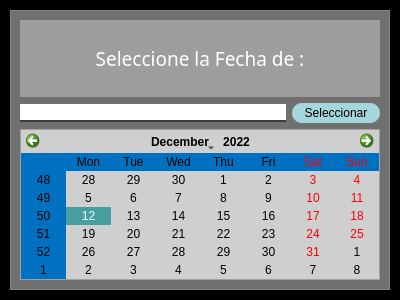
<?xml version="1.0" encoding="UTF-8"?>
<ui version="4.0">
 <class>Calendario</class>
 <widget class="QDialog" name="Calendario">
  <property name="geometry">
   <rect>
    <x>0</x>
    <y>0</y>
    <width>400</width>
    <height>300</height>
   </rect>
  </property>
  <property name="minimumSize">
   <size>
    <width>400</width>
    <height>300</height>
   </size>
  </property>
  <property name="maximumSize">
   <size>
    <width>400</width>
    <height>300</height>
   </size>
  </property>
  <property name="windowTitle">
   <string>Dialog</string>
  </property>
  <property name="styleSheet">
   <string notr="true"/>
  </property>
  <layout class="QVBoxLayout" name="verticalLayout">
   <property name="spacing">
    <number>0</number>
   </property>
   <property name="leftMargin">
    <number>0</number>
   </property>
   <property name="topMargin">
    <number>0</number>
   </property>
   <property name="rightMargin">
    <number>0</number>
   </property>
   <property name="bottomMargin">
    <number>0</number>
   </property>
   <item>
    <widget class="QFrame" name="frame">
     <property name="styleSheet">
      <string notr="true">background-color:rgb(0,0,0)
</string>
     </property>
     <property name="frameShape">
      <enum>QFrame::StyledPanel</enum>
     </property>
     <property name="frameShadow">
      <enum>QFrame::Raised</enum>
     </property>
     <layout class="QVBoxLayout" name="verticalLayout_3">
      <item>
       <widget class="QFrame" name="frame_3">
        <property name="styleSheet">
         <string notr="true">background-color:rgba(187,187,187,0.6);</string>
        </property>
        <property name="frameShape">
         <enum>QFrame::StyledPanel</enum>
        </property>
        <property name="frameShadow">
         <enum>QFrame::Raised</enum>
        </property>
        <layout class="QVBoxLayout" name="verticalLayout_4" stretch="2,0,2">
         <item>
          <widget class="QLabel" name="Titulo">
           <property name="font">
            <font>
             <family>Bodoni MT</family>
             <pointsize>14</pointsize>
            </font>
           </property>
           <property name="styleSheet">
            <string notr="true">color: rgb(255, 255, 255);</string>
           </property>
           <property name="text">
            <string>Seleccione la Fecha de :</string>
           </property>
           <property name="alignment">
            <set>Qt::AlignCenter</set>
           </property>
          </widget>
         </item>
         <item>
          <layout class="QHBoxLayout" name="horizontalLayout" stretch="6,2">
           <item>
            <widget class="QLineEdit" name="TXFecha">
             <property name="enabled">
              <bool>false</bool>
             </property>
             <property name="styleSheet">
              <string notr="true">QLineEdit{
background-color:White;
border:0px;
color:Black;
border-bottom:2px solid rgb(61,61,61);
font: 75 12pt &quot;Times New Roman&quot;;
}
</string>
             </property>
            </widget>
           </item>
           <item>
            <widget class="QPushButton" name="BTSelecionarFC">
             <property name="minimumSize">
              <size>
               <width>0</width>
               <height>20</height>
              </size>
             </property>
             <property name="styleSheet">
              <string notr="true">QPushButton{
background-color:#A4D6DC;
border-radius:10px;
color:Black;
}

QPushButton:hover{
background-color:#DCD8A4;
border-radius:10px;
color:Black;
}</string>
             </property>
             <property name="text">
              <string>Seleccionar</string>
             </property>
            </widget>
           </item>
          </layout>
         </item>
         <item>
          <widget class="QFrame" name="frame_2">
           <property name="styleSheet">
            <string notr="true">background-color: rgb(207, 207, 207);</string>
           </property>
           <property name="frameShape">
            <enum>QFrame::StyledPanel</enum>
           </property>
           <property name="frameShadow">
            <enum>QFrame::Raised</enum>
           </property>
           <layout class="QVBoxLayout" name="verticalLayout_2">
            <property name="spacing">
             <number>0</number>
            </property>
            <property name="leftMargin">
             <number>0</number>
            </property>
            <property name="topMargin">
             <number>0</number>
            </property>
            <property name="rightMargin">
             <number>0</number>
            </property>
            <property name="bottomMargin">
             <number>0</number>
            </property>
            <item>
             <widget class="QCalendarWidget" name="CWCalendario">
              <property name="autoFillBackground">
               <bool>false</bool>
              </property>
              <property name="styleSheet">
               <string notr="true">selection-color: rgb(255,255,255);
selection-background-color:#479FA4;
color: rgb(0, 0, 0);

alternate-background-color:#0070C0;
font: 10pt &quot;Goudy Old Style&quot;;</string>
              </property>
              <property name="selectedDate">
               <date>
                <year>2022</year>
                <month>12</month>
                <day>12</day>
               </date>
              </property>
              <property name="gridVisible">
               <bool>false</bool>
              </property>
              <property name="horizontalHeaderFormat">
               <enum>QCalendarWidget::ShortDayNames</enum>
              </property>
              <property name="navigationBarVisible">
               <bool>true</bool>
              </property>
              <property name="dateEditEnabled">
               <bool>true</bool>
              </property>
             </widget>
            </item>
           </layout>
          </widget>
         </item>
        </layout>
       </widget>
      </item>
     </layout>
    </widget>
   </item>
  </layout>
 </widget>
 <resources/>
 <connections/>
</ui>
